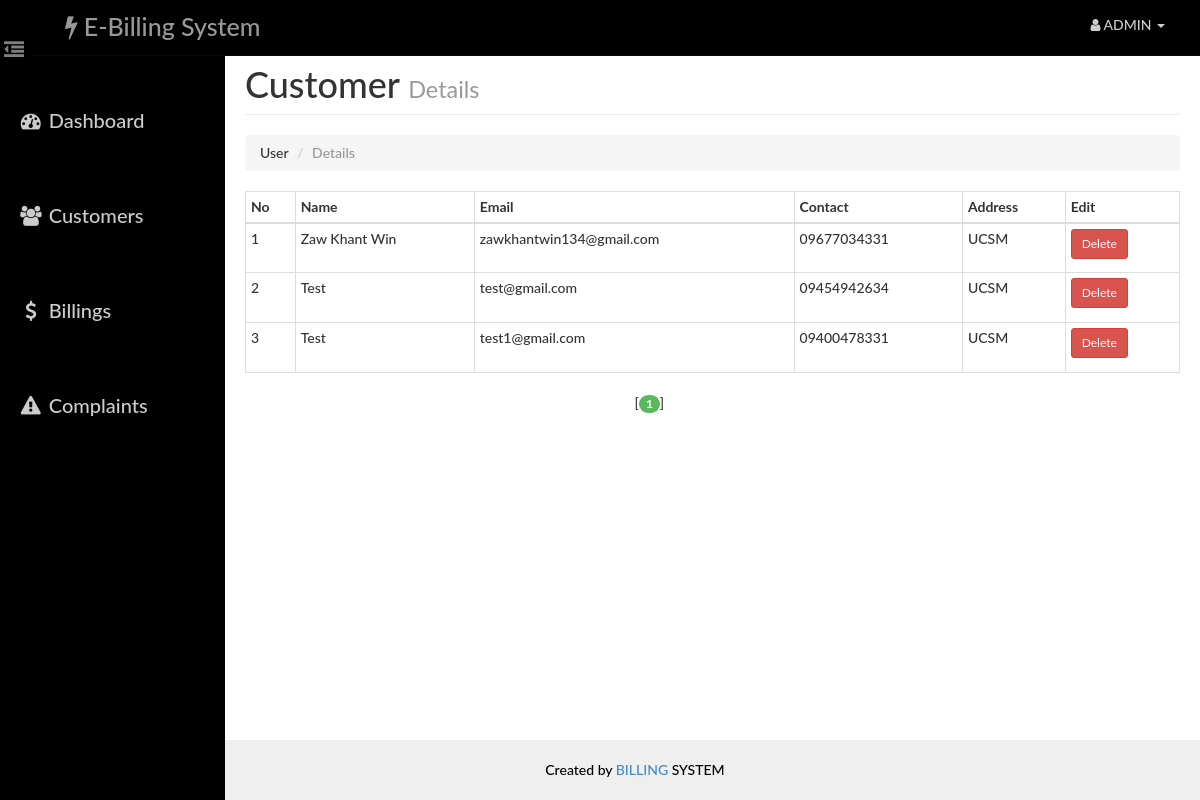
The app's page /admin/users.php (signed in) with its own data.
### tables this page shows
CREATE TABLE `user` (
  `id` int(14) NOT NULL AUTO_INCREMENT,
  `name` varchar(40) NOT NULL,
  `email` varchar(40) NOT NULL,
  `phone` varchar(255) NOT NULL,
  `pass` varchar(20) NOT NULL,
  `address` varchar(100) NOT NULL,
  PRIMARY KEY (`id`)
);

### admin/paging1.php (called while the page is built, shortened)
<?php
    $rowsperpage = 5;
    if (isset($_GET['currentpage']) && is_numeric($_GET['currentpage'])) {
       $currentpage = (int) $_GET['currentpage'];
    } else {
       $currentpage = 1;
    }
    $offset = ($currentpage - 1) * $rowsperpage;
 ?>

### Includes/admin.php (called while the page is built, shortened)
<?php
    function retrieve_users_detail($id,$offset, $rowsperpage)
    {
        global $con;
        $query  = "SELECT * FROM user ";
        $query .= " LIMIT {$offset}, {$rowsperpage} ";
        $result = mysqli_query($con,$query);
        return $result;
    }
 ?>

### admin/users.php (the view, shortened to what this page needs)
<?php
    require_once('head_html.php');
    require_once('../Includes/session.php');
    require_once('../Includes/admin.php');
?>
<body>
    <div id="wrapper">
        <?php
            require_once("nav.php");
            require_once("sidebar.php");
        ?>
        <div id="page-content-wrapper">
            <div class="container-fluid">
                <div class="row">
                    <div class="col-lg-12">
                        <h1 class="page-header">
                            Customer
                            <small>Details</small>
                        </h1>
                        <ol class="breadcrumb">
                          <li>User</li>
                          <li class="active">Details</li>
                        </ol>
                        <div class="table-responsive" style="padding-top: 0">
                                <table class="table table-hover table-bordered table-condensed">
                                    <thead>
                                        <tr>
                                            <th>No</th>
                                            <th>Name</th>
                                            <th>Email</th>
                                            <th>Contact</th>
                                            <th>Address</th>
                                            <th>Edit</th>
                                        </tr>
                                    </thead>
                                    <tbody>
                                     <?php
                                            include("paging1.php");
                                            $result = retrieve_users_detail($_SESSION['aid'],$offset, $rowsperpage);
                                            $cnt=1;
                                            while($row = mysqli_fetch_assoc($result)){
                                            ?>
                                                <tr>
                                                    <td height="50"><?php echo $cnt; ?></td>
                                                    <td><?php echo $row['name'] ?></td>
                                                    <td><?php echo $row['email'] ?></td>
                                                    <td><?php echo $row['phone'] ?></td>
                                                    <td><?php echo $row['address'] ?></td>
                                                    <td><a class='btn btn-danger btn-sm' href="#" data-toggle="modal" data-target="#delete">Delete</a></td>
                                                </tr>
</div>
                                            <?php $cnt++; } ?>
                                <?php include("paging2.php");  ?>
                        </div>
                    </div>
                </div>
<?php
    require_once("footer.php");
?>
</body>
</html>

### assets/css/dash_admin.css (style rules this page uses)
html { height: 100%; }
body, html { width: 100%; height: 100%; }
body, h1, h2, h3, h4, h5, h6 { font-family: "Lato","Helvetica Neue",Helvetica,Arial,sans-serif; font-weight: 500; }
#wrapper { padding-left: 10px; padding-top: 5px; -webkit-transition: all 0.5s ease; -moz-transition: all 0.5s ease; -o-transition: all 0.5s ease; transition: all 0.5s ease; }
#page-content-wrapper { width: 100%; padding: 15px; min-height:100%; }
@media (min-width:768px) { #wrapper { padding-left: 225px; } }
@media (min-width:768px) { #page-content-wrapper { padding: 20px; } }
.table-responsive { padding-top: 20px; padding-bottom: 20px; }

### records on screen
user: name "Zaw Khant Win", email "zawkhantwin134@gmail.com", phone "09677034331", address "UCSM"
user: name "Test", email "test@gmail.com", phone "09454942634", address "UCSM"
user: name "Test", email "test1@gmail.com", phone "09400478331", address "UCSM"
